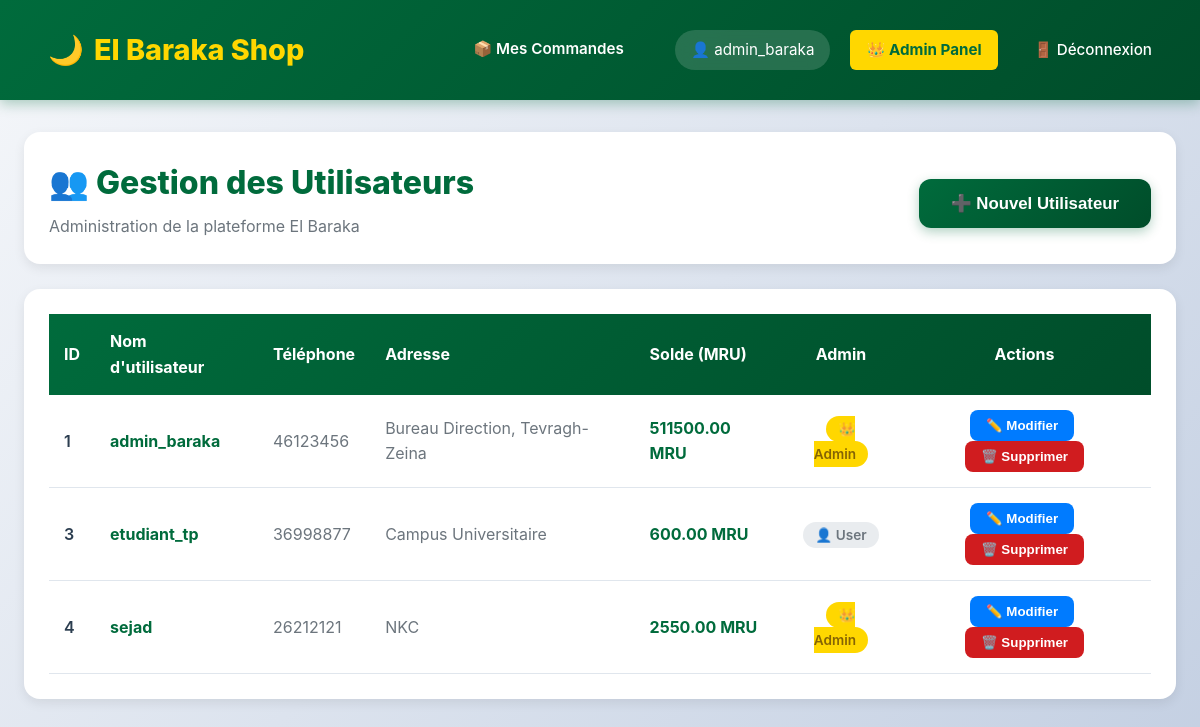
/admin/users (signed in), run on an earlier commit of the app's database.
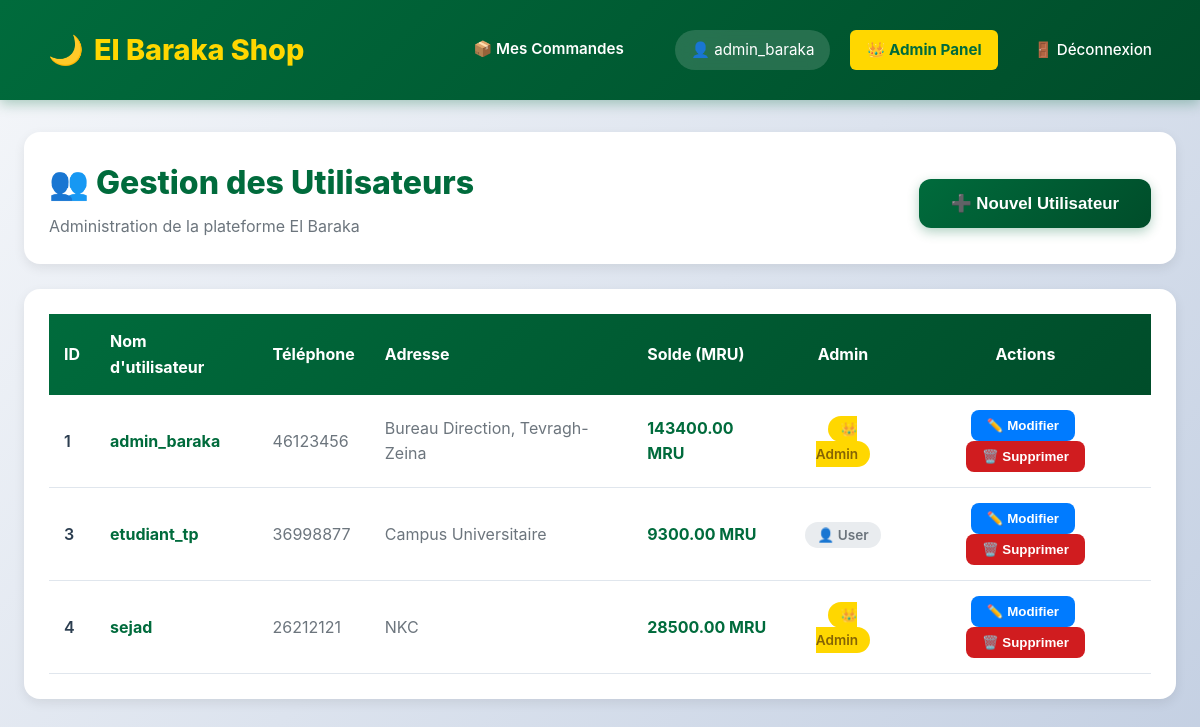
And on a later commit of the database.
### tables this page shows
CREATE TABLE utilisateurs (
            id INTEGER PRIMARY KEY AUTOINCREMENT,
            username TEXT NOT NULL UNIQUE,
            password TEXT NOT NULL,
            telephone TEXT,
            adresse TEXT,
            est_admin BOOLEAN DEFAULT 0,
            solde_mru DECIMAL(10, 2) DEFAULT 0.00
        );

### app.py (the view)
@app.route('/admin/users')
def admin_users():
    if 'user_id' not in session: return redirect('/login')
    conn = get_db_connection()
    users = conn.execute("SELECT * FROM utilisateurs ORDER BY id ASC").fetchall()
    conn.close()
    return render_template('admin_users.html', users=users)

### app.py (called while the page is built)
def get_db_connection():
    conn = sqlite3.connect('elbaraka.db')
    conn.row_factory = sqlite3.Row
    return conn

### templates/admin_users.html (shortened to what the changed rows need)
{% extends 'base.html' %}
{% block content %}
<div style="max-width: 1400px; margin: 0 auto;">
    <div style="background: var(--white); padding: 25px; border-radius: 16px; margin-bottom: 25px; box-shadow: 0 4px 12px var(--shadow); display: flex; justify-content: space-between; align-items: center;">
        <div>
            <h2 style="margin: 0; color: var(--primary); font-size: 2rem; font-weight: 800;">
                👥 Gestion des Utilisateurs
            </h2>
        </div>
    </div>
    <div style="background: var(--white); padding: 25px; border-radius: 16px; box-shadow: 0 4px 12px var(--shadow); overflow-x: auto;">
        <table style="width: 100%; border-collapse: collapse;">
            <thead>
                <tr style="background: linear-gradient(135deg, var(--primary) 0%, var(--primary-dark) 100%); color: white;">
                    <th style="padding: 15px; text-align: left; font-weight: 700;">ID</th>
                    <th style="padding: 15px; text-align: left; font-weight: 700;">Nom d'utilisateur</th>
                    <th style="padding: 15px; text-align: left; font-weight: 700;">Téléphone</th>
                    <th style="padding: 15px; text-align: left; font-weight: 700;">Adresse</th>
                    <th style="padding: 15px; text-align: left; font-weight: 700;">Solde (MRU)</th>
                    <th style="padding: 15px; text-align: center; font-weight: 700;">Admin</th>
                    <th style="padding: 15px; text-align: center; font-weight: 700;">Actions</th>
                </tr>
            </thead>
            <tbody>
                {% for user in users %}
                <tr style="border-bottom: 1px solid var(--border); transition: background 0.3s ease;"
                    onmouseover="this.style.background='#f8f9fa'"
                    onmouseout="this.style.background='white'">
                    <td style="padding: 15px; font-weight: 600;">{{ user.id }}</td>
                    <td style="padding: 15px;">
                        <strong style="color: var(--primary);">{{ user.username }}</strong>
                    </td>
                    <td style="padding: 15px; color: #6c757d;">{{ user.telephone or '—' }}</td>
                    <td style="padding: 15px; color: #6c757d;">{{ user.adresse or '—' }}</td>
                    <td style="padding: 15px; font-weight: 700; color: var(--primary);">
                        {{ "%.2f"|format(user.solde_mru) }} MRU
                    </td>
                    <td style="padding: 15px; text-align: center;">
                        {% if user.est_admin %}
                            <span style="background: var(--gold); color: #856404; padding: 5px 12px; border-radius: 20px; font-weight: 600; font-size: 0.85rem;">
                                👑 Admin
                            </span>
                        {% else %}
                            <span style="background: #e9ecef; color: #6c757d; padding: 5px 12px; border-radius: 20px; font-weight: 600; font-size: 0.85rem;">
                                👤 User
                            </span>
                        {% endif %}
                    </td>
                    <td style="padding: 15px; text-align: center;">
                        <button onclick="openModal('edit', {{ user.id }}, '{{ user.username }}', '{{ user.telephone }}', '{{ user.adresse }}', {{ user.solde_mru }}, {{ user.est_admin|int }})"
                                style="background: #007bff; color: white; border: none; padding: 8px 16px; border-radius: 8px; cursor: pointer; margin-right: 5px; font-weight: 600; transition: all 0.3s ease;"
                                onmouseover="this.style.background='#0056b3'"
                                onmouseout="this.style.background='#007bff'">
                            ✏️ Modifier
                        </button>
                        <button onclick="deleteUser({{ user.id }}, '{{ user.username }}')"
                                style="background: var(--secondary); color: white; border: none; padding: 8px 16px; border-radius: 8px; cursor: pointer; font-weight: 600; transition: all 0.3s ease;"
                                onmouseover="this.style.background='#a01518'"
                                onmouseout="this.style.background='var(--secondary)'">
                            🗑️ Supprimer
                        </button>
                    </td>
                </tr>
                {% endfor %}
            </tbody>
        </table>
    </div>
</div>
{% endblock %}

### templates/base.html (shortened to what this page needs)
<!DOCTYPE html>
<html lang="fr">
<head>
    <link rel="stylesheet" href="{{ url_for('static', filename='style.css') }}">
</head>
<body>
    <nav class="navbar">
        <a href="/" class="brand">
            <span>🌙</span>
            <span>El Baraka Shop</span>
        </a>
        <div class="user-info">
            {% if session.get('user_id') %}
                <a href="/mes-commandes" style="color: white; text-decoration: none; font-weight: 600; margin-right: 15px; border-bottom: 2px solid transparent; transition: all 0.3s;" onmouseover="this.style.borderBottom='2px solid var(--gold)'" onmouseout="this.style.borderBottom='2px solid transparent'">
                    📦 Mes Commandes
                </a>
                <span style="background: rgba(255, 255, 255, 0.15); padding: 8px 16px; border-radius: 20px; backdrop-filter: blur(10px);">
                    👤 {{ session.get('username') }}
                </span>
                {% if session.get('est_admin') %}
                    <a href="/admin/users" style="background: var(--gold); color: var(--primary); font-weight: 700;">
                        👑 Admin Panel
                    </a>
                {% endif %}
                <a href="/logout">🚪 Déconnexion</a>
            {% else %}
                <a href="/login">🔐 Connexion</a>
            {% endif %}
        </div>
    </nav>
    <div class="container">
        {% block content %}{% endblock %}
    </div>
</body>
</html>

What changed in the data, as far as the page shows it:
changed utilisateurs "admin_baraka": solde_mru "511500.00" → "143400.00"
changed utilisateurs "etudiant_tp": solde_mru "600.00" → "9300.00"
changed utilisateurs "sejad": solde_mru "2550.00" → "28500.00"
